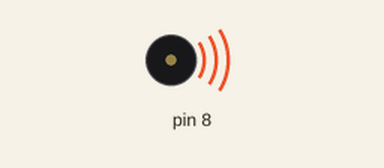
The sketch below on a simulated Arduino Nano, built with avr-gcc and run on an emulated ATmega328P. Shown: buzzer (waves = sounding).

Above: at 3.0 s.
At 21.75 s:
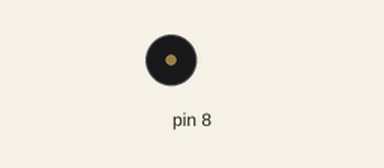
Timing chart, 0 to 29.5 s (numbered marks = the images above):
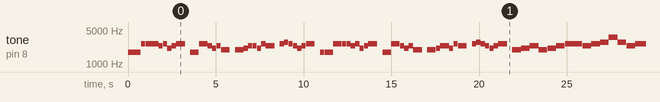

Measured:
- by itself, tone on pin 8: plays 1760 Hz for 0.24 s, 1760 Hz for 0.24 s, 1760 Hz for 0.24 s, 2637 Hz for 0.24 s, 2637 Hz for 0.24 s, 2637 Hz for 0.24 s … (341 notes in this stretch)

The sketch:

melody_ya_lal_waton.ino
```cpp
/*************************************************
   Public Constants
 *************************************************/

#define B0  31
#define C1  33
#define CS1 35
#define D1  37
#define DS1 39
#define E1  41
#define F1  44
#define FS1 46
#define G1  49
#define GS1 52
#define A1  55
#define AS1 58
#define B1  62
#define C2  65
#define CS2 69
#define D2  73
#define DS2 78
#define E2  82
#define F2  87
#define FS2 93
#define G2  98
#define GS2 104
#define A2  110
#define AS2 117
#define B2  123
#define C3  131
#define CS3 139
#define D3  147
#define DS3 156
#define E3  165
#define F3  175
#define FS3 185
#define G3  196
#define GS3 208
#define A3  220
#define AS3 233
#define B3  247
#define C4  262
#define CS4 277
#define D4  294
#define DS4 311
#define E4  330
#define F4  349
#define FS4 370
#define G4  392
#define GS4 415
#define A4  440
#define AS4 466
#define B4  494
#define C5  523
#define CS5 554
#define D5  587
#define DS5 622
#define E5  659
#define F5  698
#define FS5 740
#define G5  784
#define GS5 831
#define A5  880
#define AS5 932
#define B5  988
#define C6  1047
#define CS6 1109
#define D6  1175
#define DS6 1245
#define E6  1319
#define F6  1397
#define FS6 1480
#define G6  1568
#define GS6 1661
#define A6  1760
#define AS6 1865
#define B6  1976
#define C7  2093
#define CS7 2217
#define D7  2349
#define DS7 2489
#define E7  2637
#define F7  2794
#define FS7 2960
#define G7  3136
#define GS7 3322
#define A7  3520
#define AS7 3729
#define B7  3951
#define C8  4186
#define CS8 4435
#define D8  4699
#define DS8 4978

void setup() {
  // put your setup code here, to run once:
}

void loop() {
  for (byte i = 0; i < 2; i++) {
    for (byte i = 0; i < 3; i++) {
      tone(8, A6, 240);
      delay(250);
      noTone(8);
    }
    for (byte i = 0; i < 4; i++) {
      tone(8, E7, 240);
      delay(250);
      noTone(8);
    }
    tone(8, D7, 240);
    delay(250);
    noTone(8);
    tone(8, E7, 240);
    delay(250);
    noTone(8);
    tone(8, C7, 240);
    delay(250);
    noTone(8);
    tone(8, D7, 240);
    delay(250);
    noTone(8);
    tone(8, E7, 500);
    delay(800);
    noTone(8);
    //=================
    for (byte i = 0; i < 2; i++) {
      tone(8, A6, 240);
      delay(250);
      noTone(8);
    }
    //    tone(8, E7, 240);
    //    delay(250);
    //    noTone(8);
    //    tone(8, E7, 390);
    //    delay(400);
    //    noTone(8);

    for (byte i = 0; i < 2; i++) {
      tone(8, E7, 240);
      delay(250);
      noTone(8);
    }
    tone(8, D7, 240);
    delay(250);
    noTone(8);
    tone(8, C7, 240);
    delay(250);
    noTone(8);
    tone(8, D7, 240);
    delay(250);
    noTone(8);
    tone(8, B6, 500);
    delay(800);
    noTone(8);
    //=============
    for (byte i = 0; i < 2; i++) {
      tone(8, B6, 240);
      delay(250);
      noTone(8);
    }
    tone(8, C7, 240);
    delay(250);
    noTone(8);
    for (byte i = 0; i < 2; i++) {
      tone(8, D7, 240);
      delay(250);
      noTone(8);
    }
    tone(8, C7, 240);
    delay(250);
    noTone(8);
    tone(8, E7, 240);
    delay(250);
    noTone(8);
    tone(8, D7, 500);
    delay(800);
    noTone(8);
    //==================
    tone(8, E7, 240);
    delay(250);
    noTone(8);
    tone(8, F7, 240);
    delay(250);
    noTone(8);
    tone(8, E7, 240);
    delay(250);
    noTone(8);
    tone(8, D7, 240);
    delay(250);
    noTone(8);
    tone(8, C7, 240);
    delay(250);
    noTone(8);
    tone(8, D7, 240);
    delay(250);
    noTone(8);
    tone(8, E7, 500);
    delay(800);
    noTone(8);
  }
  tone(8, B6, 490);
  delay(500);
  noTone(8);
  tone(8, C7, 490);
  delay(500);
  noTone(8);
  tone(8, D7, 490);
  delay(500);
  noTone(8);
  tone(8, B6, 490);
  delay(500);
  noTone(8);
  tone(8, C7, 490);
  delay(500);
  noTone(8);
  tone(8, D7, 490);
  delay(500);
  noTone(8);
  tone(8, E7, 990);
  delay(1000);
  noTone(8);
  //=========
  tone(8, D7, 490);
  delay(500);
  noTone(8);
  tone(8, E7, 490);
  delay(500);
  noTone(8);
  tone(8, F7, 490);
  delay(500);
  noTone(8);
  tone(8, A7, 490);
  delay(500);
  noTone(8);
  tone(8, F7, 490);
  delay(500);
  noTone(8);
  tone(8, D7, 490);
  delay(500);
  noTone(8);
  tone(8, E7, 990);
  delay(1000);
  noTone(8);
  //============
  for (byte i = 0; i < 2; i++) {
    tone(8, D7, 490);
    delay(500);
    noTone(8);
    tone(8, E7, 490);
    delay(500);
    noTone(8);
    tone(8, F7, 490);
    delay(500);
    noTone(8);
    tone(8, D7, 490);
    delay(500);
    noTone(8);
    tone(8, C7, 490);
    delay(500);
    noTone(8);
    tone(8, D7, 490);
    delay(500);
    noTone(8);
    tone(8, E7, 490);
    delay(500);
    noTone(8);
    tone(8, C7, 490);
    delay(500);
    noTone(8);
    //=========
    tone(8, B6, 490);
    delay(500);
    noTone(8);
    tone(8, C7, 490);
    delay(500);
    noTone(8);
    tone(8, D7, 490);
    delay(500);
    noTone(8);
    tone(8, D7, 240);
    delay(250);
    noTone(8);
    tone(8, E7, 240);
    delay(250);
    noTone(8);
    tone(8, D7, 240);
    delay(250);
    noTone(8);
    tone(8, C7, 240);
    delay(250);
    noTone(8);
    tone(8, B6, 240);
    delay(250);
    noTone(8);
    tone(8, A6, 990);
    delay(1000);
    noTone(8);
  }
  // put your main code here, to run repeatedly:

}
```
